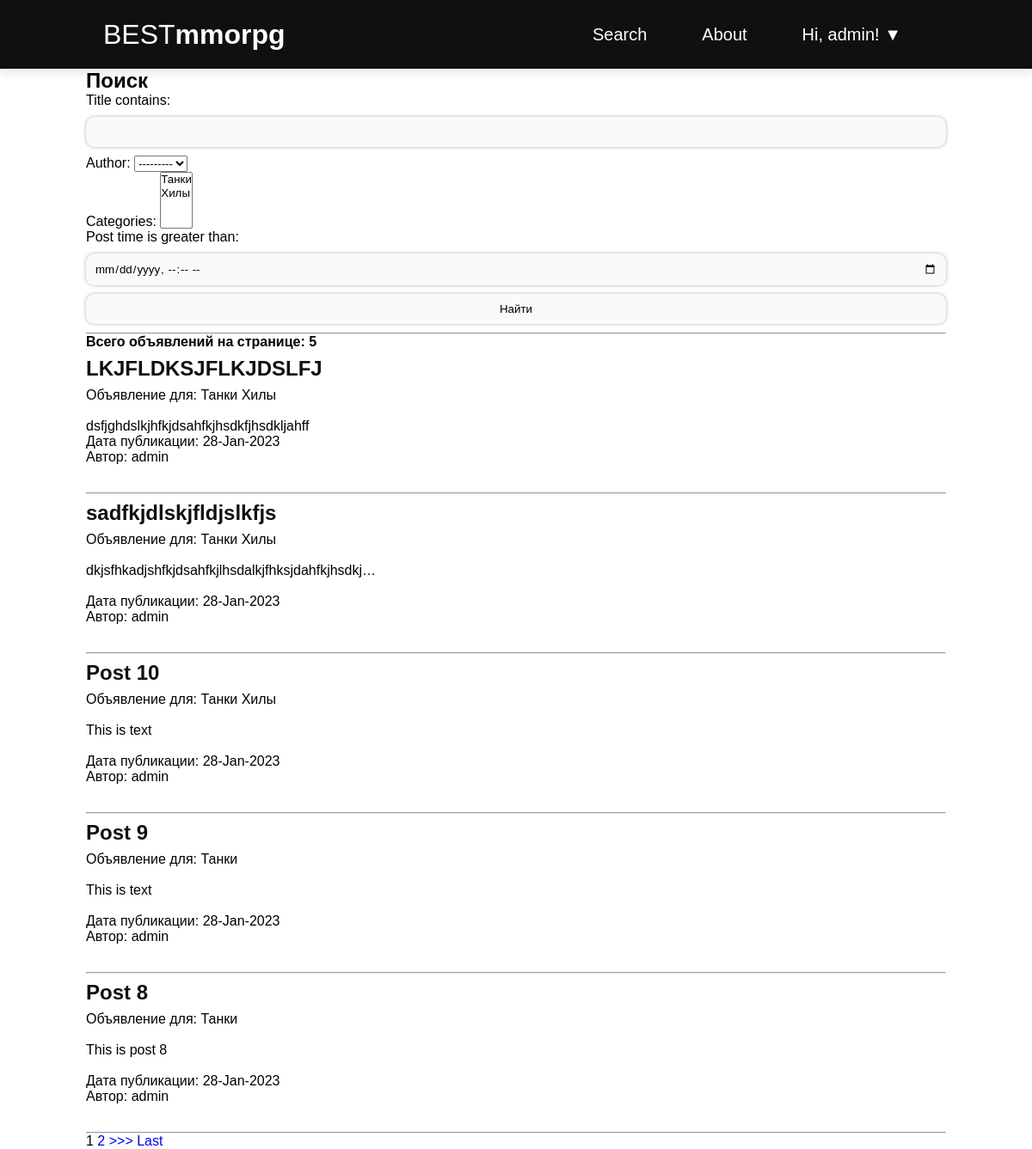
Before: /search/ (signed in) with the older database file.
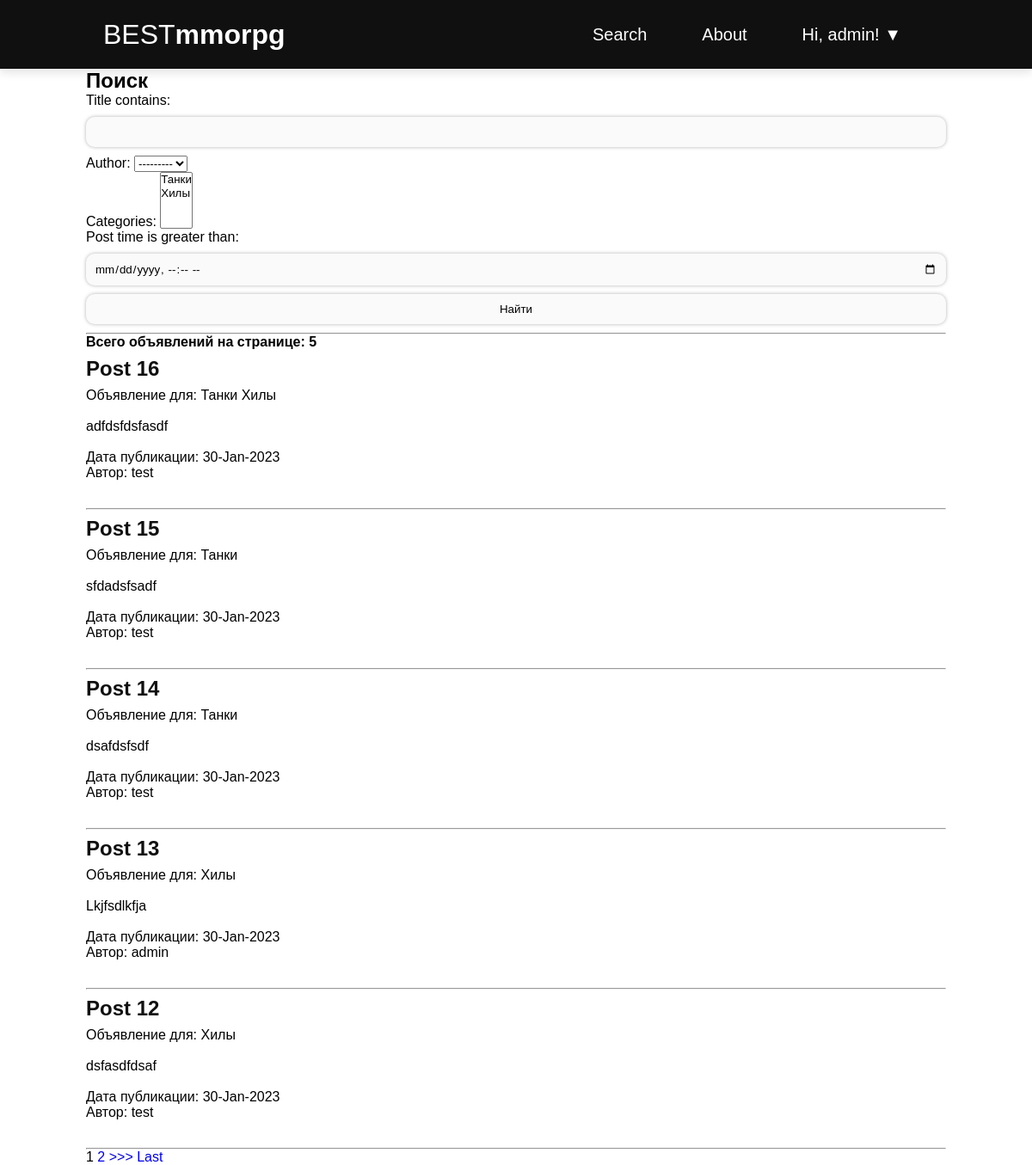
After: the same page with the newer database file.
### posts/models.py (models this page shows, shortened)
class Post(models.Model):
    author = models.ForeignKey(Author, on_delete=models.CASCADE)
    title = models.CharField(max_length=255)
    body = models.TextField()
    post_time = models.DateTimeField(auto_now_add=True)
    category = models.ManyToManyField(Category)

class Category(models.Model):
    name = models.CharField(max_length=255, unique=True)
    def __str__(self):
        return self.name

class Author(models.Model):
    user = models.OneToOneField(User, on_delete=models.CASCADE)
    def __str__(self):
        author_id = str(self.user.username)
        return author_id

### posts/views.py (the view)
# urls.py: path('search/', PostSearchList.as_view(), name='search'),
class PostSearchList(LoginRequiredMixin, ListView):
    model = Post
    ordering = '-post_time'
    context_object_name = 'posts'
    template_name = 'posts/search.html'
    paginate_by = 5
    def get_queryset(self):
        queryset = super().get_queryset()
        self.filterset = PostFilter(self.request.GET, queryset)
        return self.filterset.qs
    def get_context_data(self, **kwargs):
        context = super().get_context_data(**kwargs)
        context['filterset'] = self.filterset
        return context

### posts/templatetags/custom_filters.py (called while the page is built)
@register.filter
def hide_forbidden(value):
    words = value.split()
    result = []
    forbidden_words = ['fuck', 'fucked', 'fucking', 'nigger', 'niggers', 'whore', 'whores', 'slut', 'sluts',
                       'bitch', 'freak', 'douchebag', 'faggot', 'homo', 'prick', 'dick', 'cunt', 'pussy']
    for word in words:
        if word in forbidden_words:
            result.append(word[0] + "*"*(len(word)-2) + word[-1])
        else:
            result.append(word)
    return " ".join(result)

### posts/templatetags/custom_tags.py (called while the page is built)
@register.simple_tag(takes_context=True)
def url_replace(context, **kwargs):
    d = context['request'].GET.copy()
    for k, v in kwargs.items():
        d[k] = v
    return d.urlencode()        # кодируем параметры в формат, который может быть указан в строке браузера

### templates/posts/search.html (shortened to what this page needs)
{% extends 'base.html' %}
{% load custom_filters %}
{% load custom_tags %}
{% block content %}
    <h2>Поиск</h2>
    <form action="" method="get">
         {{filterset.form.as_p}}
        <input type="submit" value="Найти"/>
    </form>
    <hr>
    <h4>Всего объявлений на странице: {{ posts|length }} </h4>
    {% if posts %}
        {% for post in posts %}
        <div class="post-entry">
            <h2><a href="{% url 'post_detail' post.pk %}">{{ post.title | hide_forbidden}}</a></h2>
            <p>Объявление для: {% for category in post.category.all %} {{ category }} {% endfor %}</p>
            <br>
            <p class="text">{{ post.body | safe | truncatechars:50}}</p>
            <br>
            <p>Дата публикации: {{ post.post_time | date:'d-M-Y'}}</p>
            <p>Автор: {{ post.author }}</p>
        </div>
        <hr>
        {% endfor %}
        {% if is_paginated %}
            {% for num in page_obj.paginator.page_range %}
                {% if page_obj.number == num %}
                    <a>{{ num }}</a>
                {% elif num > page_obj.number|add:'-2' and num < page_obj.number|add:'2' %}
                    <a href="?{% url_replace page=num %}">{{ num }}</a>
                {% endif %}
            {% endfor %}
            {% if page_obj.has_next %}
                <a href="?{% url_replace page=page_obj.next_page_number  %}">>>></a>
                <a href="?{% url_replace page=page_obj.paginator.num_pages %}">Last</a>
            {% endif %}
        {% endif %}
    {% else %}
        <h3>Объявлений нет</h3>
    {% endif %}
{% endblock content %}

Changed rows visible on the page:
no longer on this page (row edited): Post: title|hide_forbidden "LKJFLDKSJFLKJDSLFJ", body "dsfjghdslkjhfkjdsahfkjhsdkfjhsdkljahff", post_time "28-Jan-2023", author "admin", Category (name "Танки"), Category (name "Хилы")
no longer on this page (row unchanged): Post: title|hide_forbidden "sadfkjdlskjfldjslkfjs", body "dkjsfhkadjshfkjdsahfkjlhsdalkjfhksjdahfkjhsdkj…", post_time "28-Jan-2023", author "admin", Category (name "Танки"), Category (name "Хилы")
no longer on this page (row unchanged): Post: title|hide_forbidden "Post 10", body "This is text", post_time "28-Jan-2023", author "admin", Category (name "Танки"), Category (name "Хилы")
no longer on this page (row unchanged): Post: title|hide_forbidden "Post 9", body "This is text", post_time "28-Jan-2023", author "admin", Category (name "Танки")
no longer on this page (row unchanged): Post: title|hide_forbidden "Post 8", body "This is post 8", post_time "28-Jan-2023", author "admin", Category (name "Танки")
added Post: title|hide_forbidden "Post 16", body "adfdsfdsfasdf", post_time "30-Jan-2023", author "test", Category (name "Танки"), Category (name "Хилы")
added Post: title|hide_forbidden "Post 15", body "sfdadsfsadf", post_time "30-Jan-2023", author "test", Category (name "Танки")
added Post: title|hide_forbidden "Post 14", body "dsafdsfsdf", post_time "30-Jan-2023", author "test", Category (name "Танки")
added Post: title|hide_forbidden "Post 13", body "Lkjfsdlkfja", post_time "30-Jan-2023", author "admin", Category (name "Хилы")
added Post: title|hide_forbidden "Post 12", body "dsfasdfdsaf", post_time "30-Jan-2023", author "test", Category (name "Хилы")
